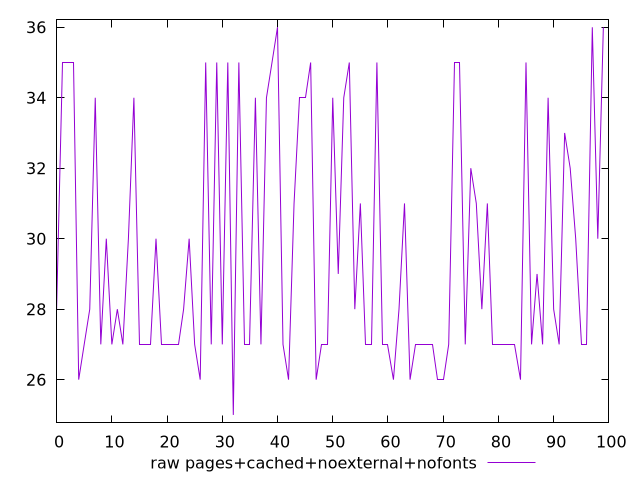

The script that saved this image:
$_rawPagesCachedNoexternalNofonts <<EOF
28
35
35
35
26
27
28
34
27
30
27
28
27
30
34
27
27
27
30
27
27
27
27
28
30
27
26
35
27
35
27
35
25
35
27
27
34
27
34
35
36
27
26
31
34
34
35
26
27
27
34
29
34
35
28
31
27
27
35
27
27
26
28
31
26
27
27
27
27
26
26
27
35
35
27
32
31
28
31
27
27
27
27
27
26
35
27
29
27
34
28
27
33
32
30
27
27
36
30
36
EOF
set key outside below
set terminal pngcairo
set output "report_00005_2020-11-02T22-26-11.212Z/max-potential-fid/pages+cached+noexternal+nofonts//raw.png"
set yrange [24.78:36.22]
plot $_rawPagesCachedNoexternalNofonts title "raw pages+cached+noexternal+nofonts" with line ,
